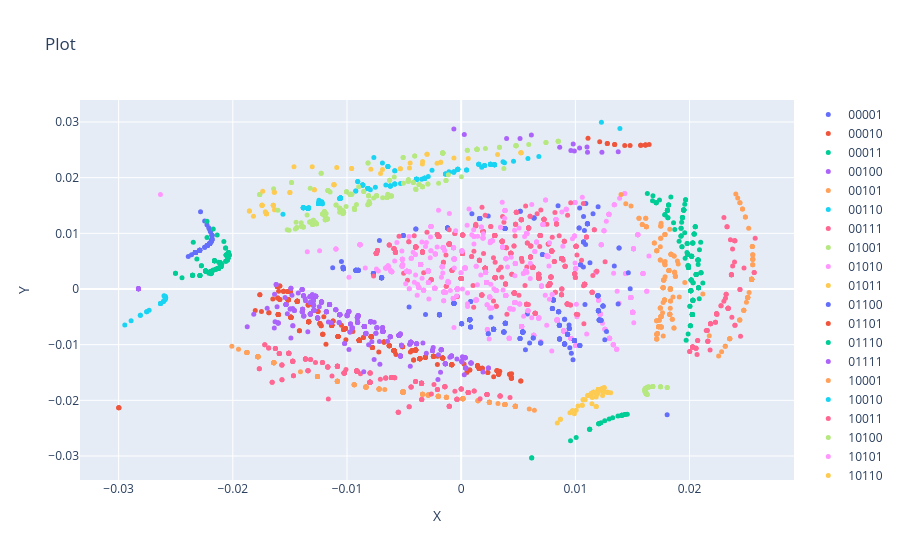

The notebook cell this image was saved under:
### Code cell
scatter(emb2d_coarse, heclass, s=5)
